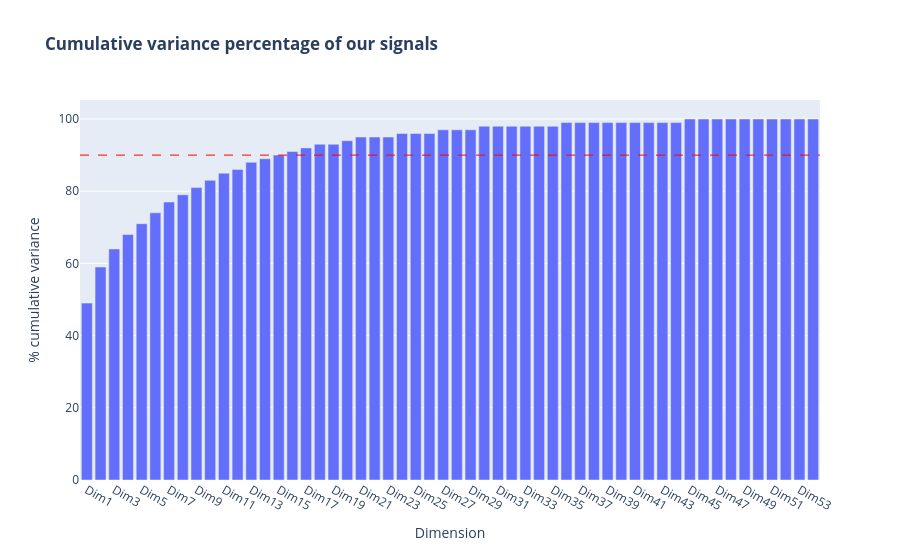

Notebook source saved alongside this figure:
### Code cell
fig = px.bar(eig, x="Dimension", y="% cumulative variance", title='<b>Cumulative variance percentage of our signals</b>')
fig.add_hline(y=90, line_width=1, line_dash="dash", line_color="red")
fig.show()

### Figure 1 — Plotly figure (JSON) as saved in the notebook; plotly's stock layout.template omitted (floating-point values rounded to 4 significant figures)
{"data": [{"alignmentgroup": "True", "hovertemplate": "Dimension=%{x}<br>% cumulative variance=%{y}<extra></extra>", "legendgroup": "", "marker": {"color": "#636efa", "pattern": {"shape": ""}}, "name": "", "offsetgroup": "", "orientation": "v", "showlegend": false, "textposition": "auto", "type": "bar", "x": ["Dim1", "Dim2", "Dim3", "Dim4", "Dim5", "Dim6", "Dim7", "Dim8", "Dim9", "Dim10", "Dim11", "Dim12", "Dim13", "Dim14", "Dim15", "Dim16", "Dim17", "Dim18", "Dim19", "Dim20", "Dim21", "Dim22", "Dim23", "Dim24", "Dim25", "Dim26", "Dim27", "Dim28", "Dim29", "Dim30", "Dim31", "Dim32", "Dim33", "Dim34", "Dim35", "Dim36", "Dim37", "Dim38", "Dim39", "Dim40", "Dim41", "Dim42", "Dim43", "Dim44", "Dim45", "Dim46", "Dim47", "Dim48", "Dim49", "Dim50", "Dim51", "Dim52", "Dim53", "Dim54"], "xaxis": "x", "y": [49, 59, 64, 68, 71, 74, 77, 79, 81, 83, 85, 86, 88, 89, 90, 91, 92, 93, 93, 94, 95, 95, 95, 96, 96, 96, 97, 97, 97, 98, 98, 98, 98, 98, 98, 99, 99, 99, 99, 99, 99, 99, 99, 99, 100, 100, 100, 100, 100, 100, 100, 100, 100, 100], "yaxis": "y"}], "layout": {"autosize": true, "barmode": "relative", "legend": {"tracegroupgap": 0}, "shapes": [{"line": {"color": "red", "dash": "dash", "width": 1}, "type": "line", "x0": 0, "x1": 1, "xref": "x domain", "y0": 90, "y1": 90, "yref": "y"}], "title": {"text": "<b>Cumulative variance percentage of our signals</b>"}, "xaxis": {"anchor": "y", "autorange": true, "domain": [0, 1], "range": [-0.5, 53.5], "title": {"text": "Dimension"}, "type": "category"}, "yaxis": {"anchor": "x", "autorange": true, "domain": [0, 1], "range": [0, 105.3], "title": {"text": "% cumulative variance"}, "type": "linear"}}}
